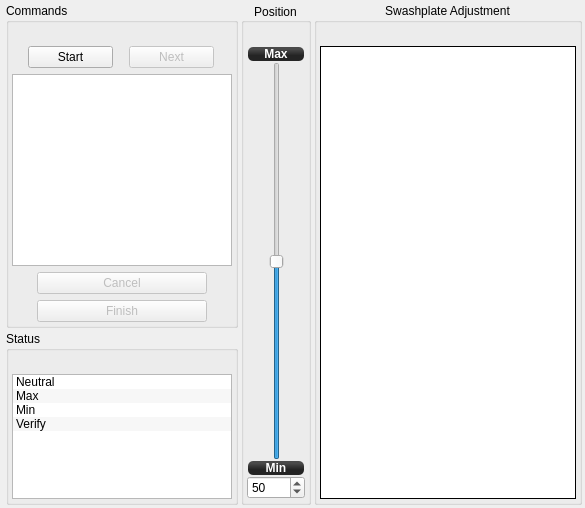
       <widget class="QWidget" name="SwashPlateLevel">
        <attribute name="title">
         <string>Swashplate Levelling</string>
        </attribute>
        <layout class="QGridLayout" name="gridLayout_8">
         <property name="leftMargin">
          <number>3</number>
         </property>
         <property name="topMargin">
          <number>3</number>
         </property>
         <property name="rightMargin">
          <number>3</number>
         </property>
         <property name="bottomMargin">
          <number>3</number>
         </property>
         <property name="spacing">
          <number>3</number>
         </property>
         <item row="0" column="0">
          <layout class="QVBoxLayout" name="verticalLayout_8">
           <property name="leftMargin">
            <number>3</number>
           </property>
           <item>
            <widget class="QGroupBox" name="SwashLvlInstructionsBox">
             <property name="sizePolicy">
              <sizepolicy hsizetype="Fixed" vsizetype="Maximum">
               <horstretch>0</horstretch>
               <verstretch>0</verstretch>
              </sizepolicy>
             </property>
             <property name="minimumSize">
              <size>
               <width>228</width>
               <height>0</height>
              </size>
             </property>
             <property name="title">
              <string>Commands</string>
             </property>
             <layout class="QVBoxLayout" name="verticalLayout">
              <property name="leftMargin">
               <number>3</number>
              </property>
              <property name="topMargin">
               <number>3</number>
              </property>
              <property name="rightMargin">
               <number>3</number>
              </property>
              <property name="bottomMargin">
               <number>3</number>
              </property>
              <item>
               <spacer name="verticalSpacer_16">
                <property name="orientation">
                 <enum>Qt::Vertical</enum>
                </property>
                <property name="sizeType">
                 <enum>QSizePolicy::Fixed</enum>
                </property>
                <property name="sizeHint" stdset="0">
                 <size>
                  <width>20</width>
                  <height>20</height>
                 </size>
                </property>
               </spacer>
              </item>
              <item>
               <layout class="QHBoxLayout" name="horizontalLayout_9">
                <property name="spacing">
                 <number>0</number>
                </property>
                <item>
                 <widget class="QPushButton" name="SwashLvlStartButton">
                  <property name="minimumSize">
                   <size>
                    <width>85</width>
                    <height>0</height>
                   </size>
                  </property>
                  <property name="maximumSize">
                   <size>
                    <width>85</width>
                    <height>16777215</height>
                   </size>
                  </property>
                  <property name="text">
                   <string>Start</string>
                  </property>
                 </widget>
                </item>
                <item>
                 <widget class="QPushButton" name="SwashLvlNextButton">
                  <property name="enabled">
                   <bool>false</bool>
                  </property>
                  <property name="minimumSize">
                   <size>
                    <width>85</width>
                    <height>0</height>
                   </size>
                  </property>
                  <property name="maximumSize">
                   <size>
                    <width>85</width>
                    <height>16777215</height>
                   </size>
                  </property>
                  <property name="text">
                   <string>Next</string>
                  </property>
                 </widget>
                </item>
               </layout>
              </item>
              <item>
               <widget class="QTextEdit" name="SwashLvlStepInstruction">
                <property name="minimumSize">
                 <size>
                  <width>0</width>
                  <height>150</height>
                 </size>
                </property>
                <property name="maximumSize">
                 <size>
                  <width>220</width>
                  <height>450</height>
                 </size>
                </property>
                <property name="horizontalScrollBarPolicy">
                 <enum>Qt::ScrollBarAlwaysOff</enum>
                </property>
                <property name="readOnly">
                 <bool>true</bool>
                </property>
               </widget>
              </item>
              <item>
               <layout class="QGridLayout" name="gridLayout_3">
                <item row="0" column="0">
                 <widget class="QPushButton" name="SwashLvlCancelButton">
                  <property name="enabled">
                   <bool>false</bool>
                  </property>
                  <property name="minimumSize">
                   <size>
                    <width>170</width>
                    <height>0</height>
                   </size>
                  </property>
                  <property name="maximumSize">
                   <size>
                    <width>170</width>
                    <height>16777215</height>
                   </size>
                  </property>
                  <property name="text">
                   <string>Cancel</string>
                  </property>
                 </widget>
                </item>
                <item row="1" column="0">
                 <widget class="QPushButton" name="SwashLvlFinishButton">
                  <property name="enabled">
                   <bool>false</bool>
                  </property>
                  <property name="minimumSize">
                   <size>
                    <width>170</width>
                    <height>0</height>
                   </size>
                  </property>
                  <property name="maximumSize">
                   <size>
                    <width>170</width>
                    <height>16777215</height>
                   </size>
                  </property>
                  <property name="text">
                   <string>Finish</string>
                  </property>
                 </widget>
                </item>
               </layout>
              </item>
             </layout>
            </widget>
           </item>
           <item>
            <widget class="QGroupBox" name="SwashLvlStatusBox">
             <property name="sizePolicy">
              <sizepolicy hsizetype="Fixed" vsizetype="Maximum">
               <horstretch>0</horstretch>
               <verstretch>0</verstretch>
              </sizepolicy>
             </property>
             <property name="minimumSize">
              <size>
               <width>200</width>
               <height>0</height>
              </size>
             </property>
             <property name="title">
              <string>Status</string>
             </property>
             <layout class="QGridLayout" name="gridLayout_22">
              <property name="leftMargin">
               <number>3</number>
              </property>
              <property name="topMargin">
               <number>3</number>
              </property>
              <property name="rightMargin">
               <number>3</number>
              </property>
              <property name="bottomMargin">
               <number>3</number>
              </property>
              <property name="horizontalSpacing">
               <number>3</number>
              </property>
              <property name="verticalSpacing">
               <number>2</number>
              </property>
              <item row="1" column="0">
               <widget class="QListWidget" name="SwashLvlStepList">
                <property name="minimumSize">
                 <size>
                  <width>220</width>
                  <height>0</height>
                 </size>
                </property>
                <property name="maximumSize">
                 <size>
                  <width>190</width>
                  <height>125</height>
                 </size>
                </property>
                <property name="editTriggers">
                 <set>QAbstractItemView::NoEditTriggers</set>
                </property>
                <property name="alternatingRowColors">
                 <bool>true</bool>
                </property>
                <property name="selectionMode">
                 <enum>QAbstractItemView::NoSelection</enum>
                </property>
                <property name="selectionBehavior">
                 <enum>QAbstractItemView::SelectRows</enum>
                </property>
                <item>
                 <property name="text">
                  <string>Neutral</string>
                 </property>
                 <property name="icon">
                  <iconset>
                   <normaloff>:/configgadget/images/none.png</normaloff>
                   <normalon>:/configgadget/images/ok.png</normalon>:/configgadget/images/none.png</iconset>
                 </property>
                </item>
                <item>
                 <property name="text">
                  <string>Max</string>
                 </property>
                 <property name="icon">
                  <iconset>
                   <normaloff>:/configgadget/images/none.png</normaloff>
                   <normalon>:/configgadget/images/ok.png</normalon>:/configgadget/images/none.png</iconset>
                 </property>
                </item>
                <item>
                 <property name="text">
                  <string>Min</string>
                 </property>
                 <property name="icon">
                  <iconset>
                   <normaloff>:/configgadget/images/none.png</normaloff>
                   <normalon>:/configgadget/images/ok.png</normalon>:/configgadget/images/none.png</iconset>
                 </property>
                 <property name="flags">
                  <set>ItemIsSelectable|ItemIsEnabled</set>
                 </property>
                </item>
                <item>
                 <property name="text">
                  <string>Verify</string>
                 </property>
                 <property name="icon">
                  <iconset>
                   <normaloff>:/configgadget/images/none.png</normaloff>
                   <normalon>:/configgadget/images/ok.png</normalon>:/configgadget/images/none.png</iconset>
                 </property>
                 <property name="flags">
                  <set>ItemIsEnabled</set>
                 </property>
                </item>
               </widget>
              </item>
              <item row="0" column="0">
               <spacer name="verticalSpacer_19">
                <property name="orientation">
                 <enum>Qt::Vertical</enum>
                </property>
                <property name="sizeType">
                 <enum>QSizePolicy::Fixed</enum>
                </property>
                <property name="sizeHint" stdset="0">
                 <size>
                  <width>20</width>
                  <height>20</height>
                 </size>
                </property>
               </spacer>
              </item>
             </layout>
            </widget>
           </item>
           <item>
            <spacer name="verticalSpacer_4">
             <property name="orientation">
              <enum>Qt::Vertical</enum>
             </property>
             <property name="sizeType">
              <enum>QSizePolicy::MinimumExpanding</enum>
             </property>
             <property name="sizeHint" stdset="0">
              <size>
               <width>20</width>
               <height>0</height>
              </size>
             </property>
            </spacer>
           </item>
          </layout>
         </item>
         <item row="0" column="1">
          <widget class="QGroupBox" name="SwashLvlccpmSliderBox">
           <property name="enabled">
            <bool>true</bool>
           </property>
           <property name="sizePolicy">
            <sizepolicy hsizetype="Fixed" vsizetype="Expanding">
             <horstretch>0</horstretch>
             <verstretch>0</verstretch>
            </sizepolicy>
           </property>
           <property name="minimumSize">
            <size>
             <width>70</width>
             <height>100</height>
            </size>
           </property>
           <property name="maximumSize">
            <size>
             <width>50</width>
             <height>600</height>
            </size>
           </property>
           <property name="title">
            <string>Position</string>
           </property>
           <property name="alignment">
            <set>Qt::AlignCenter</set>
           </property>
           <layout class="QVBoxLayout" name="verticalLayout_5">
            <property name="spacing">
             <number>0</number>
            </property>
            <property name="leftMargin">
             <number>3</number>
            </property>
            <property name="topMargin">
             <number>3</number>
            </property>
            <property name="rightMargin">
             <number>3</number>
            </property>
            <property name="bottomMargin">
             <number>3</number>
            </property>
            <item>
             <spacer name="verticalSpacer_18">
              <property name="orientation">
               <enum>Qt::Vertical</enum>
              </property>
              <property name="sizeType">
               <enum>QSizePolicy::Fixed</enum>
              </property>
              <property name="sizeHint" stdset="0">
               <size>
                <width>20</width>
                <height>20</height>
               </size>
              </property>
             </spacer>
            </item>
            <item>
             <widget class="QLabel" name="label_17">
              <property name="enabled">
               <bool>true</bool>
              </property>
              <property name="styleSheet">
               <string notr="true">background-color: qlineargradient(spread:reflect, x1:0.507, y1:0, x2:0.507, y2:0.772, stop:0.208955 rgba(74, 74, 74, 255), stop:0.78607 rgba(36, 36, 36, 255));
color: rgb(255, 255, 255);
border-radius: 5;
font: bold 12px;
margin:1px;</string>
              </property>
              <property name="text">
               <string>Max</string>
              </property>
              <property name="scaledContents">
               <bool>true</bool>
              </property>
              <property name="alignment">
               <set>Qt::AlignCenter</set>
              </property>
             </widget>
            </item>
            <item>
             <layout class="QHBoxLayout" name="horizontalLayout_4">
              <item>
               <spacer name="horizontalSpacer_7">
                <property name="orientation">
                 <enum>Qt::Horizontal</enum>
                </property>
                <property name="sizeHint" stdset="0">
                 <size>
                  <width>5</width>
                  <height>25</height>
                 </size>
                </property>
               </spacer>
              </item>
              <item>
               <widget class="QSlider" name="SwashLvlPositionSlider">
                <property name="enabled">
                 <bool>true</bool>
                </property>
                <property name="sizePolicy">
                 <sizepolicy hsizetype="Fixed" vsizetype="Expanding">
                  <horstretch>0</horstretch>
                  <verstretch>0</verstretch>
                 </sizepolicy>
                </property>
                <property name="minimumSize">
                 <size>
                  <width>0</width>
                  <height>100</height>
                 </size>
                </property>
                <property name="maximum">
                 <number>100</number>
                </property>
                <property name="singleStep">
                 <number>5</number>
                </property>
                <property name="value">
                 <number>50</number>
                </property>
                <property name="orientation">
                 <enum>Qt::Vertical</enum>
                </property>
               </widget>
              </item>
              <item>
               <spacer name="horizontalSpacer_8">
                <property name="orientation">
                 <enum>Qt::Horizontal</enum>
                </property>
                <property name="sizeHint" stdset="0">
                 <size>
                  <width>5</width>
                  <height>25</height>
                 </size>
                </property>
               </spacer>
              </item>
             </layout>
            </item>
            <item>
             <widget class="QLabel" name="label_18">
              <property name="enabled">
               <bool>true</bool>
              </property>
              <property name="styleSheet">
               <string notr="true">background-color: qlineargradient(spread:reflect, x1:0.507, y1:0, x2:0.507, y2:0.772, stop:0.208955 rgba(74, 74, 74, 255), stop:0.78607 rgba(36, 36, 36, 255));
color: rgb(255, 255, 255);
border-radius: 5;
font: bold 12px;
margin:1px;</string>
              </property>
              <property name="text">
               <string>Min</string>
              </property>
              <property name="alignment">
               <set>Qt::AlignCenter</set>
              </property>
             </widget>
            </item>
            <item>
             <widget class="QSpinBox" name="SwashLvlPositionSpinBox">
              <property name="maximum">
               <number>100</number>
              </property>
              <property name="singleStep">
               <number>5</number>
              </property>
              <property name="value">
               <number>50</number>
              </property>
             </widget>
            </item>
           </layout>
          </widget>
         </item>
         <item row="0" column="2">
          <widget class="QGroupBox" name="SwashLvlccpmSwashImageBox">
           <property name="sizePolicy">
            <sizepolicy hsizetype="Expanding" vsizetype="Expanding">
             <horstretch>1</horstretch>
             <verstretch>1</verstretch>
            </sizepolicy>
           </property>
           <property name="minimumSize">
            <size>
             <width>200</width>
             <height>200</height>
            </size>
           </property>
           <property name="maximumSize">
            <size>
             <width>600</width>
             <height>600</height>
            </size>
           </property>
           <property name="sizeIncrement">
            <size>
             <width>10</width>
             <height>10</height>
            </size>
           </property>
           <property name="baseSize">
            <size>
             <width>200</width>
             <height>200</height>
            </size>
           </property>
           <property name="title">
            <string>Swashplate Adjustment</string>
           </property>
           <property name="alignment">
            <set>Qt::AlignHCenter|Qt::AlignTop</set>
           </property>
           <property name="flat">
            <bool>false</bool>
           </property>
           <property name="checkable">
            <bool>false</bool>
           </property>
           <layout class="QGridLayout" name="gridLayout_11">
            <property name="leftMargin">
             <number>3</number>
            </property>
            <property name="topMargin">
             <number>3</number>
            </property>
            <property name="rightMargin">
             <number>3</number>
            </property>
            <property name="bottomMargin">
             <number>3</number>
            </property>
            <property name="horizontalSpacing">
             <number>3</number>
            </property>
            <item row="1" column="0">
             <widget class="QSplitter" name="splitter_4">
              <property name="orientation">
               <enum>Qt::Vertical</enum>
              </property>
              <widget class="QGraphicsView" name="SwashLvlSwashplateImage">
               <property name="sizePolicy">
                <sizepolicy hsizetype="Preferred" vsizetype="Preferred">
                 <horstretch>1</horstretch>
                 <verstretch>1</verstretch>
                </sizepolicy>
               </property>
               <property name="minimumSize">
                <size>
                 <width>10</width>
                 <height>10</height>
                </size>
               </property>
               <property name="maximumSize">
                <size>
                 <width>1000</width>
                 <height>1000</height>
                </size>
               </property>
               <property name="sizeIncrement">
                <size>
                 <width>10</width>
                 <height>10</height>
                </size>
               </property>
               <property name="baseSize">
                <size>
                 <width>200</width>
                 <height>200</height>
                </size>
               </property>
               <property name="frameShape">
                <enum>QFrame::Box</enum>
               </property>
               <property name="frameShadow">
                <enum>QFrame::Plain</enum>
               </property>
               <property name="lineWidth">
                <number>1</number>
               </property>
               <property name="midLineWidth">
                <number>0</number>
               </property>
               <property name="verticalScrollBarPolicy">
                <enum>Qt::ScrollBarAlwaysOff</enum>
               </property>
               <property name="horizontalScrollBarPolicy">
                <enum>Qt::ScrollBarAlwaysOff</enum>
               </property>
               <property name="backgroundBrush">
                <brush brushstyle="DiagCrossPattern">
                 <color alpha="25">
                  <red>126</red>
                  <green>176</green>
                  <blue>220</blue>
                 </color>
                </brush>
               </property>
               <property name="foregroundBrush">
                <brush brushstyle="NoBrush">
                 <color alpha="255">
                  <red>0</red>
                  <green>0</green>
                  <blue>0</blue>
                 </color>
                </brush>
               </property>
               <property name="sceneRect">
                <rectf>
                 <x>0.000000000000000</x>
                 <y>0.000000000000000</y>
                 <width>400.000000000000000</width>
                 <height>400.000000000000000</height>
                </rectf>
               </property>
               <property name="alignment">
                <set>Qt::AlignCenter</set>
               </property>
               <property name="resizeAnchor">
                <enum>QGraphicsView::AnchorViewCenter</enum>
               </property>
              </widget>
             </widget>
            </item>
            <item row="0" column="0">
             <spacer name="verticalSpacer_17">
              <property name="orientation">
               <enum>Qt::Vertical</enum>
              </property>
              <property name="sizeType">
               <enum>QSizePolicy::Fixed</enum>
              </property>
              <property name="sizeHint" stdset="0">
               <size>
                <width>20</width>
                <height>20</height>
               </size>
              </property>
             </spacer>
            </item>
           </layout>
          </widget>
         </item>
        </layout>
       </widget>
